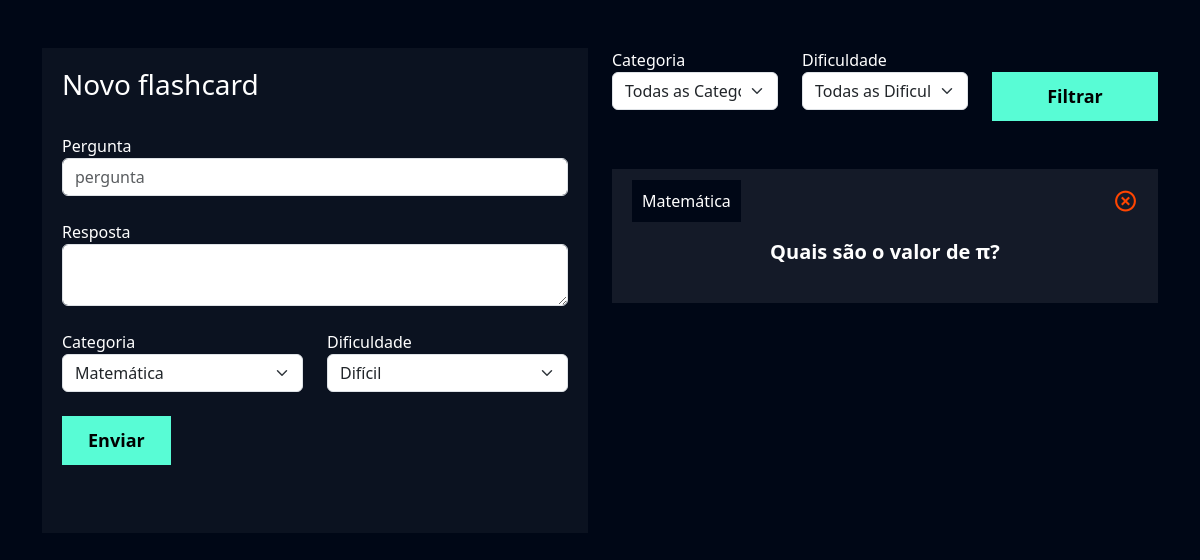
/flashcard/novo_flashcard/ (signed in), run on an earlier commit of the app's database.
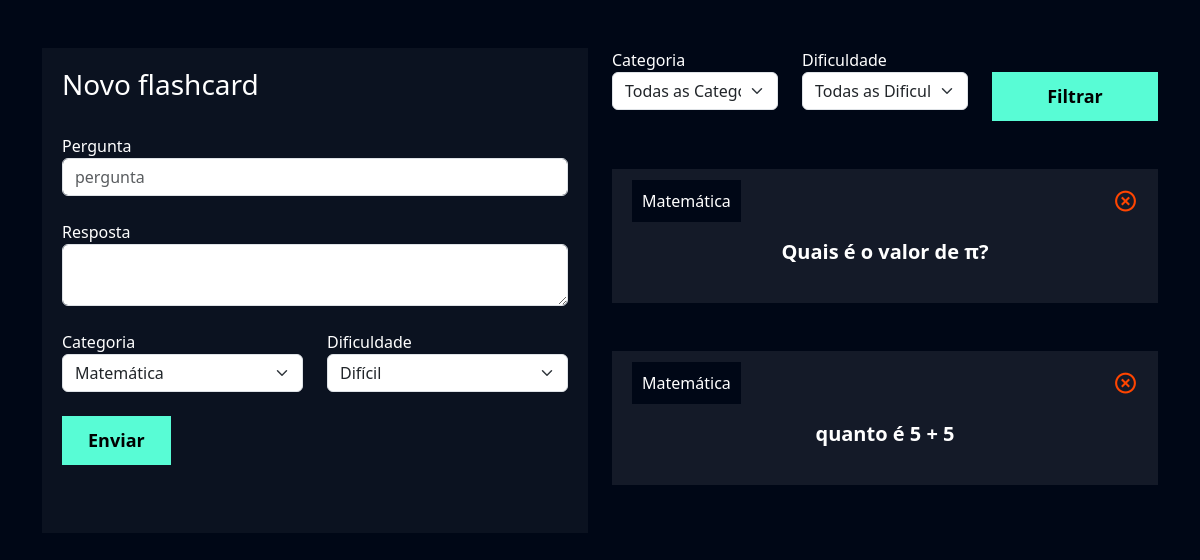
And on a later commit of the database.
### flashcard/models.py (models this page shows, shortened)
class Flashcard(models.Model):
    DIFICULDADE_CHOICES = (('D', 'Difícil'), ('M', 'Médio'), ('F', 'Fácil'))
    user = models.ForeignKey(User, on_delete=models.DO_NOTHING)
    pergunta = models.CharField(max_length=100)
    resposta = models.TextField()
    categoria = models.ForeignKey(Categoria, on_delete=models.DO_NOTHING)
    dificuldade = models.CharField(max_length=1, choices=DIFICULDADE_CHOICES)

class Categoria(models.Model):
    nome = models.CharField(max_length=20)
    def __str__(self):
        return self.nome

### flashcard/views.py (the view, shortened to what this page needs)
# urls.py: path('novo_flashcard/', views.novo_flashcard, name="novo_flashcard"),
def novo_flashcard(request):
    if not request.user.is_authenticated:
        return redirect('/usuarios/logar')
    if request.method == "GET":
        categorias = Categoria.objects.all()
        dificuldades = Flashcard.DIFICULDADE_CHOICES
        flashcards = Flashcard.objects.filter(user=request.user)
        categoria_filtrar = request.GET.get('categoria')
        dificuldade_filtrar = request.GET.get('dificuldade')
        if categoria_filtrar:
            flashcards = flashcards.filter(categoria__id = categoria_filtrar)
        if dificuldade_filtrar:
            flashcards = flashcards.filter(dificuldade = dificuldade_filtrar)
        return render(request, 'novo_flashcard.html', {'categorias': categorias,'dificuldades': dificuldades, 'flashcards': flashcards})

### flashcard/templates/novo_flashcard.html (shortened to what the changed rows need)
{% extends "base.html" %}
{% load static %}
{% block 'cabecalho' %}
 <link href="{% static 'usuarios/css/cadastro.css' %}" rel="stylesheet">
 <link href='https://unpkg.com/boxicons@2.1.4/css/boxicons.min.css' rel='stylesheet'>
 <link href="{% static 'flashcard/css/novo_flashcard.css' %}" rel="stylesheet">
{% endblock 'cabecalho' %}
{% block 'conteudo' %}
    <div class="container">
        <br>
        <br>
        <div class="row">
            <div class="col-md">
                <br>
                <br>
                {% for flash in flashcards %}
                    <div class="box-new-flashcard" onclick="flip_card({{flash.id}})">
                        <div class="flashcard ">
                            <div class="flashcard-categoria">
                                {{flash.categoria}}
                            </div>
                            <a href="{% url 'deletar_flashcard' flash.id %}"><i class='icone-exit bx bx-x-circle'></i></a>
                            <br>
                            <br>
                            <div class="flashcard-box-item">
                                <p class="flashcard-item">{{flash.pergunta}}</p>
                            </div>
                        </div>
                    </div>
                    <br>
                    <br>
                {% endfor %}
            </div>
        </div>
    </div>
{% endblock 'conteudo' %}

What changed in the data, as far as the page shows it:
changed Flashcard: pergunta "Quais são o valor de π?" → "Quais é o valor de π?"
added Flashcard: categoria "Matemática", pergunta "quanto é 5 + 5"
